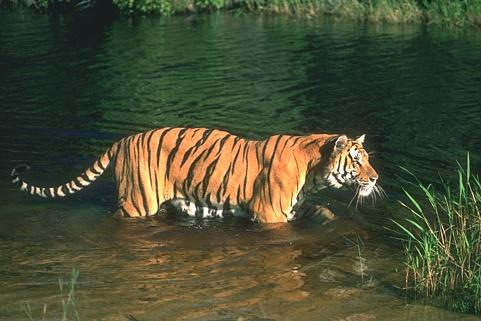
#> input picture Dataset2/3.jpg, 481 x 321 px, found by its file name
$ python test_q2.py   (older library calls are emulated)
#> lines starting #> are read from the running program, lines starting #| are printed output that depends on the picture
### Final-Reports/finalq2.py
#e2264562 Sahin Kasap
import cv2 as cv2
import numpy as np
import matplotlib.pyplot as plt
import skimage.segmentation as seg
from skimage.segmentation import mark_boundaries
import matplotlib.pyplot as plt
import argparse
import cv2 as cv

debugMode = True

def generateSuperPixels(img):
    segments = seg.slic(img, n_segments = 10, sigma = 3,multichannel=True,start_label=1)
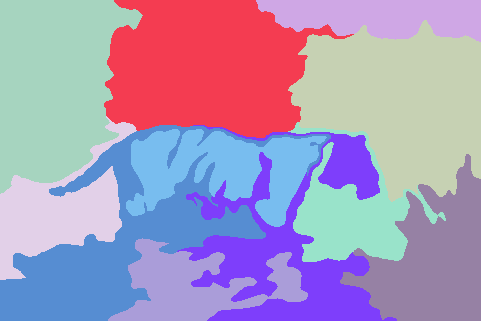
#> segments: shape (321, 481) int64; 11 distinct labels, from 1 to 11; one colour per label, 0 black
    if(debugMode):
        plt.imshow(mark_boundaries(img, segments))
        plt.show()
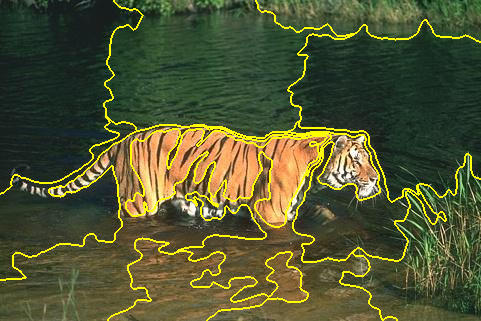
#> shown: shape (321, 481, 3) float64; mean R, G, B 0.323, 0.34, 0.191


    return segments


def attributedGraph(img,segments):
    import skimage.measure as ms
    imcopy = np.copy(img)
    for i in range(len(imcopy[0][0])):
        regions = ms.regionprops(segments, intensity_image=imcopy[:,:,i])
        for region in regions:
            # print(r.coords)
            coords = region.coords
            mean_intensity = region.mean_intensity
            for j in range(len(coords)):
                imcopy[coords[j][0]][coords[j][1]][i] = mean_intensity
#> this loop made 3 passes
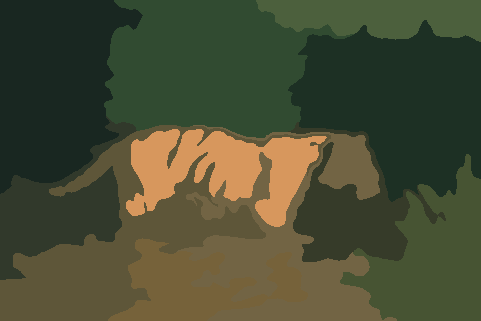
#> imcopy: shape (321, 481, 3); mean R, G, B 72.5, 76.2, 51.2
    if(debugMode):
        plt.imshow(imcopy)
        plt.show()
    return imcopy


def nCutSegmentation(graph,segments,img):
    width = int(len(graph)/2)
#> width = 160
    height = int(len(graph[0])/2)
#> height = 240
    color = graph[width][height]
#> color = [215, 151, 93]
    emptyimage = np.zeros(graph.shape,dtype=np.uint8)
    for i in range (0,len(graph)):
        for j in range (0,len(graph[0])):
            pixel = graph[i][j]
            if( pixel[0]==color[0] and pixel[1]==color[1] and pixel[2]==color[2]):
                emptyimage[i][j][0] = img[i][j][0]
                emptyimage[i][j][1] = img[i][j][1]
                emptyimage[i][j][2] = img[i][j][2]
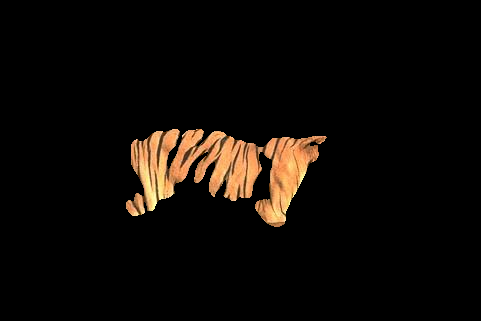
#> emptyimage: shape (321, 481, 3); mean R, G, B 14.1, 9.9, 6.2

    if(debugMode):
        plt.imshow(emptyimage)
        plt.show()

    return emptyimage
    pass


def final_q2(input_file_path, output_folder):
    print("final_q2 function started for "+input_file_path)
    image = cv.cvtColor(cv.imread(input_file_path),cv.COLOR_RGB2BGR)
    segments  = generateSuperPixels(image)
    graph   = attributedGraph(image,segments)
    ncutseg = nCutSegmentation(graph,segments,image)


    cv.imwrite(output_folder,segments)
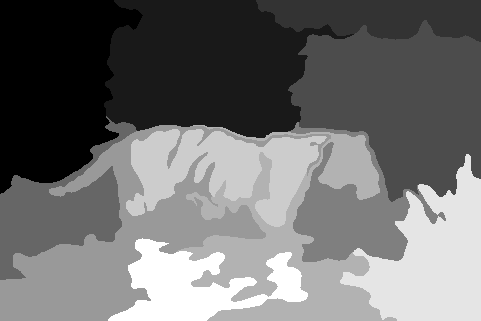
#> saved as 2-1.jpg: shape (321, 481); min 1, max 11, mean 5.37; drawn with min black and max white
    pass

### Final-Reports/test_q2.py
#e2264562 Sahin Kasap

from finalq2 import *

final_q2("Dataset2/3.jpg","2-1.jpg")

$ run again, with 2-2.jpg copied over Dataset2/3.jpg
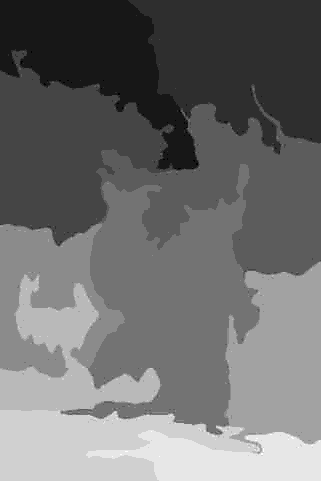
#> input picture 2-2.jpg, 321 x 481 px, found by its file name
#> in final_q2, image is the input picture: shape (481, 321, 3); min 0, max 11, mean 4.78
#> segments: shape (481, 321) int64; 12 distinct labels, from 1 to 12
#> the loop in attributedGraph, `for i in range(len(imcopy[0][0])):` made 3 passes
#> after the loop in attributedGraph, `for i in range(len(imcopy[0][0])):`:
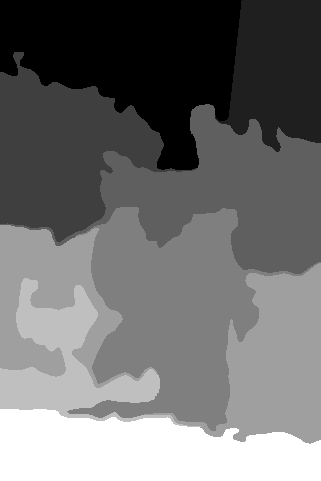
#> imcopy: shape (481, 321, 3); min 1, max 9, mean 4.5; drawn with min black and max white
#> width = 240
#> height = 160
#> color = [4, 4, 4]
#> after the loop in nCutSegmentation, `for i in range (0,len(graph)):`:
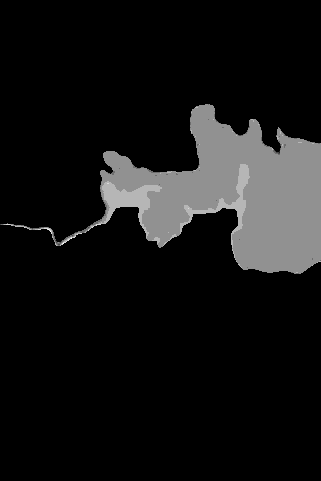
#> emptyimage: shape (481, 321, 3); min 0, max 7, mean 0.564; drawn with min black and max white

$ run again, with 2-3.jpg copied over Dataset2/3.jpg
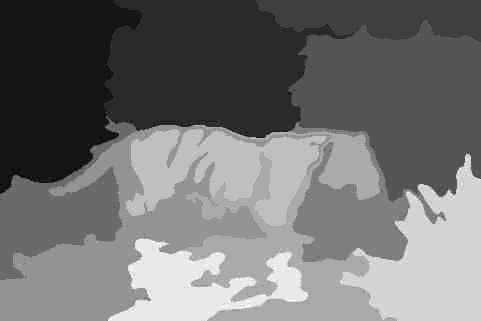
#> input picture 2-3.jpg, 481 x 321 px, found by its file name
#> in final_q2, image is the input picture: shape (321, 481, 3); min 0, max 12, mean 5.37
#> segments: shape (321, 481) int64; 11 distinct labels, from 1 to 11
#> the loop in attributedGraph, `for i in range(len(imcopy[0][0])):` made 3 passes
#> after the loop in attributedGraph, `for i in range(len(imcopy[0][0])):`:
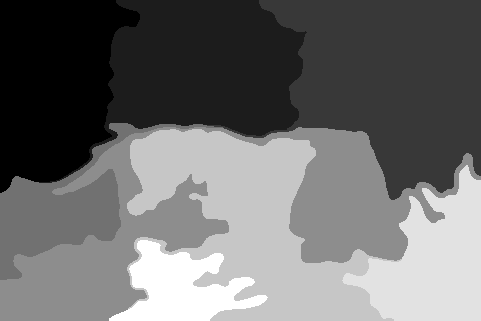
#> imcopy: shape (321, 481, 3); min 1, max 10, mean 4.86; drawn with min black and max white
#> width = 160
#> height = 240
#> color = [8, 8, 8]
#> after the loop in nCutSegmentation, `for i in range (0,len(graph)):`:
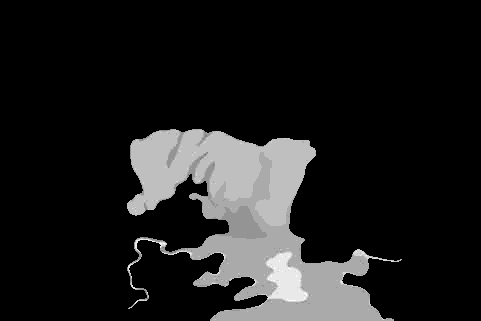
#> emptyimage: shape (321, 481, 3); min 0, max 12, mean 1.38; drawn with min black and max white

$ run again, with 2-4.jpg copied over Dataset2/3.jpg
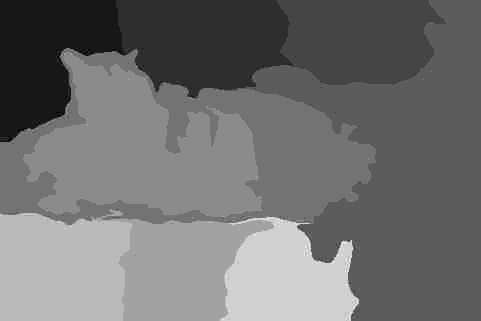
#> input picture 2-4.jpg, 481 x 321 px, found by its file name
#> in final_q2, image is the input picture: shape (321, 481, 3); min 0, max 11, mean 4.85
#> segments: shape (321, 481) int64; 12 distinct labels, from 1 to 12
#> the loop in attributedGraph, `for i in range(len(imcopy[0][0])):` made 3 passes
#> after the loop in attributedGraph, `for i in range(len(imcopy[0][0])):`:
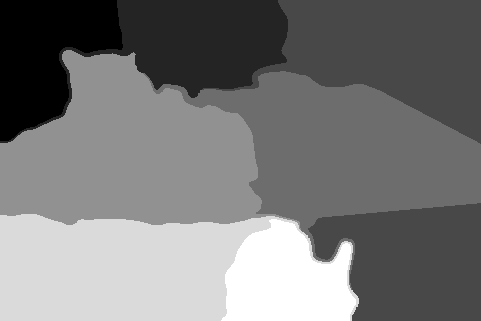
#> imcopy: shape (321, 481, 3); min 1, max 8, mean 4.31; drawn with min black and max white
#> width = 160
#> height = 240
#> color = [5, 5, 5]
#> in final_q2, `cv.imwrite(output_folder,segments)`:
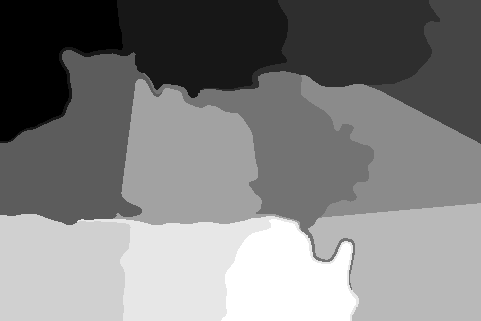
#> saved as 2-1.jpg: shape (321, 481); min 1, max 12, mean 6.52; drawn with min black and max white
